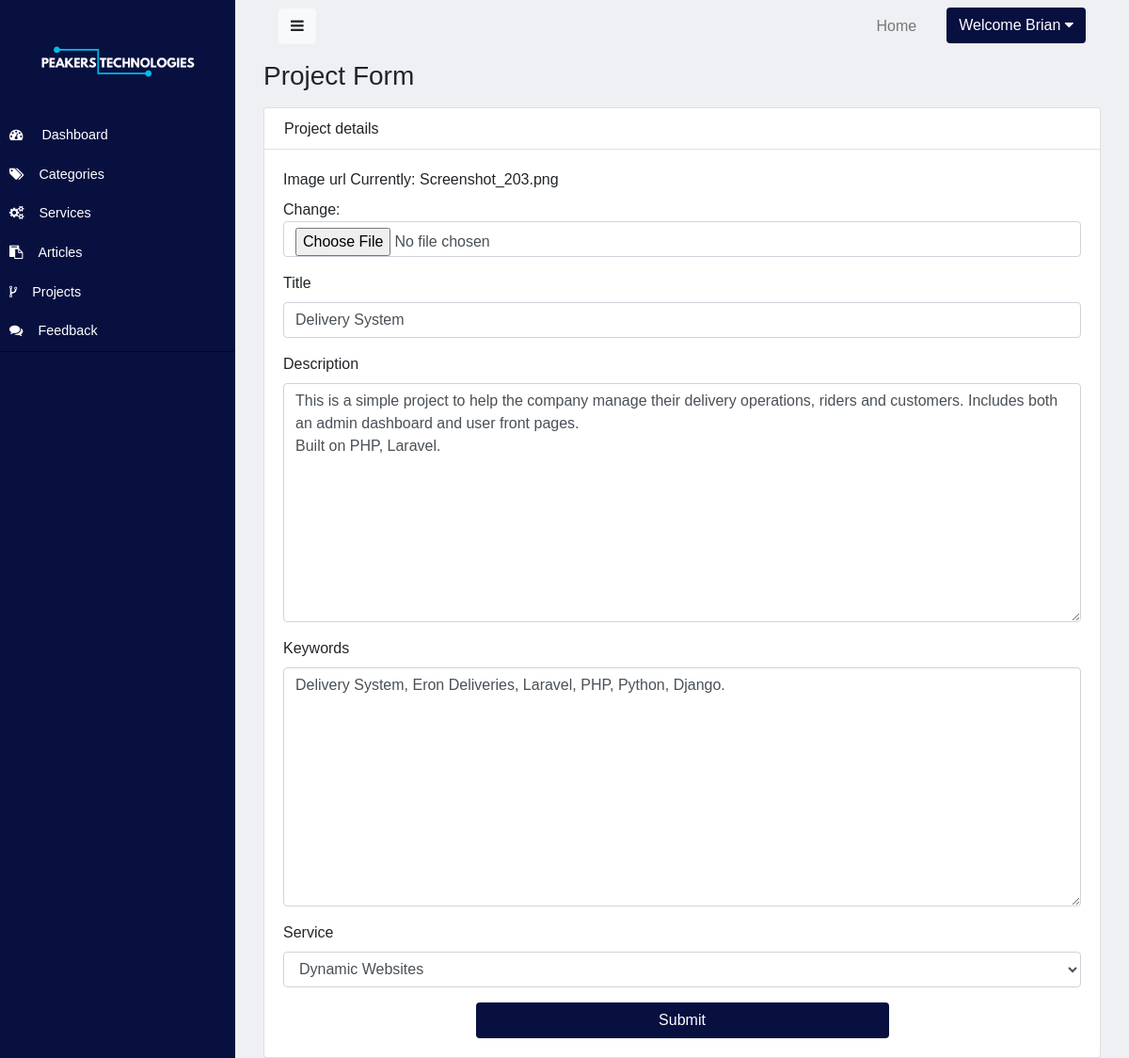
Page /staff/projects/update/1 (signed in) on the committed database.
### website/models.py (models this page shows, shortened)
class Project(models.Model):
    title = models.CharField(max_length = 50)
    description = models.TextField()
    views = models.IntegerField(default=0,blank=True)
    slug = models.SlugField(max_length=200)
    image_url = models.ImageField()
    project_url = models.CharField(max_length= 255, blank=True, null = True)
    keywords = models.TextField()
    service = models.ForeignKey(Service, on_delete=models.SET_NULL, null=True, blank=True)
    created_at = models.DateTimeField(auto_now_add=True)
    updated_at = models.DateTimeField(auto_now=True)

### website/views.py (the view)
# urls.py: path('projects/update/<pk>', ProjectUpdate.as_view(), name="update_project"),
@method_decorator(login_required, name="dispatch")
class ProjectUpdate(UpdateView):
    model = Project
    template_name = "admin/layouts/default_form.html"
    fields = ['image_url','title', 'description', 'keywords', 'service']
    success_url = '/staff/projects'
    def get_context_data(self, **kwargs):
        context = super().get_context_data(**kwargs)
        context["title"] = 'Project'
        return context

### website/models.py (called while the page is built)
    def __str__(self):
        return self.name

### website/templates/admin/layouts/default_form.html (shortened to what this page needs)
{% extends 'admin/layouts/admin-base.html' %}
{% load widget_tweaks %}
{% block 'content' %}
<div class="container">
    <h3 class="mt-2 mb-3">{{title}} Form</h3>
    <div class="row justify-content-center">
        <div class="col-lg-12">
            <div class="card">
                <div class="card-header">
                    <div class="row">
                        <h6 class="ml-3 my-auto">{{title}} details</h6>
                    </div>
                </div>
                <div class="card-body">
                    <form method="POST" enctype="multipart/form-data">
                        {% load widget_tweaks %}
                        {% for field in form.visible_fields %}
                        <div class="form-group">
                            <label for="{{ field.id_for_label }}">{{ field.label }}</label>
                            {{ field|add_class:'form-control' }}
                        </div>
                        {% endfor %}
                        <div class="row justify-content-center">
                            <button type="submit" class="btn btn-main w-50">Submit</button>
                        </div>
                    </form>
                </div>
            </div>
        </div>
    </div>
</div>
{% endblock %}

### website/templates/admin/layouts/admin-nav.html (shortened to what this page needs)
<nav class="navbar navbar-expand-lg navbar-light w-100">
    <div class="container-fluid">
        <button type="button" id="sidebarCollapse" class="btn btn-light">
            <i class="fa fa-bars"></i>
        </button>
        <div class="collapse navbar-collapse" id="myNavigation">
            <ul class="navbar-nav ml-auto">
                <li class="nav-item"><a class="nav-link" href="{% url 'home' %}">Home</a></li>
                {% if user.is_authenticated %}
                    <li class="nav-item dropdown ml-lg-4">
                        <a class="btn btn-main " href="#" id="navbarDropdown" role="button"
                         data-toggle="dropdown" aria-haspopup="true" aria-expanded="false">
                            Welcome {{user|title}}  <i class="fa fa-caret-down"></i>
                        </a>
                      </li>
                {% endif %}
            </ul>
        </div>
    </nav>

### website/static/css/style.css (style rules this page uses)
:root { --primary: #081040; --primary_hover: #020822; --secondary: #00BCE9; --secondary-hover: #028daf; --accent: #F09808; --accent-hover: #F09808; --light-background: #08104010; --transition-time: 0.5s; --color: #081040; }
body { background-color: var(--light-background); font-family: 'Heebo'; }
.btn-main { color: white; background-color: var(--primary); }

### website/static/css/admin-style.css (style rules this page uses)
:root { --primary: #081040; --primary_hover: #020822; --secondary: #00BCE9; --secondary-hover: #028daf; --accent: #BCE900; --accent-hover: #8caf00; --light-background: #08104010; }
body { background-color: var(--light-background); font-family: 'League Spartan', arial; }
.card-header { background-color: white !important; }
a, a:hover, a:focus { color: inherit; text-decoration: none; transition: all 0.3s; }

### rows in the picture
Project: visible_fields "Delivery System" "This is a simple project to help the company manage their delivery operations, riders and customers. Includes both an admin dashboard and user front pages. Built on PHP, Laravel." "Delivery System, Eron Deliveries, Laravel, PHP, Python, Django." "Dynamic Websites"

### other values in the picture
{{ user|title }} "Brian"
{{ title }} "Project"
{{ field.label }} "Image url" "Title" "Description" "Keywords" "Service"
